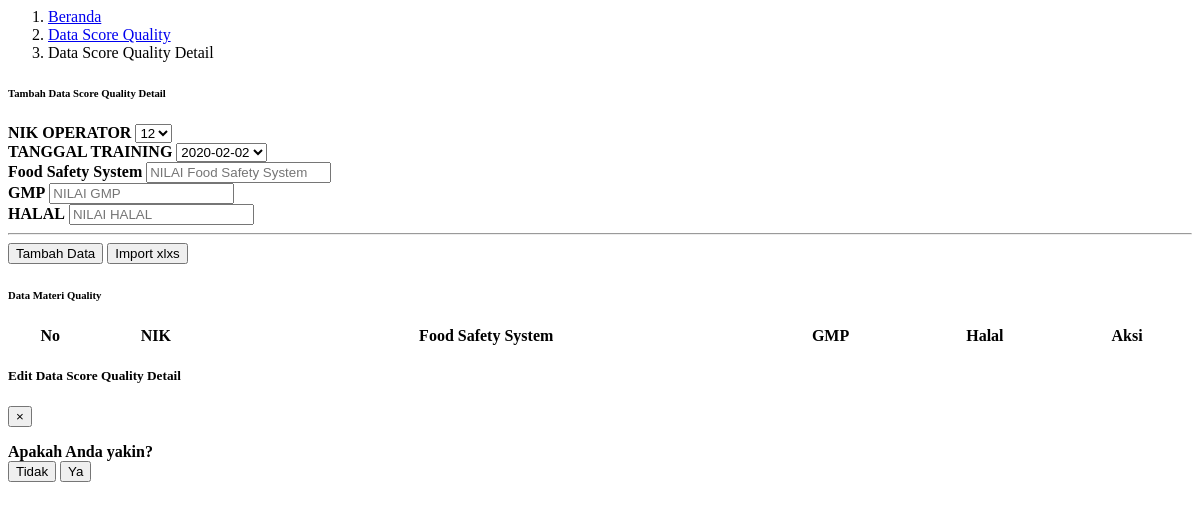
The page /module/admin/dataScoreDetail/dataScoreQualityDetail.php on the database as committed earlier.
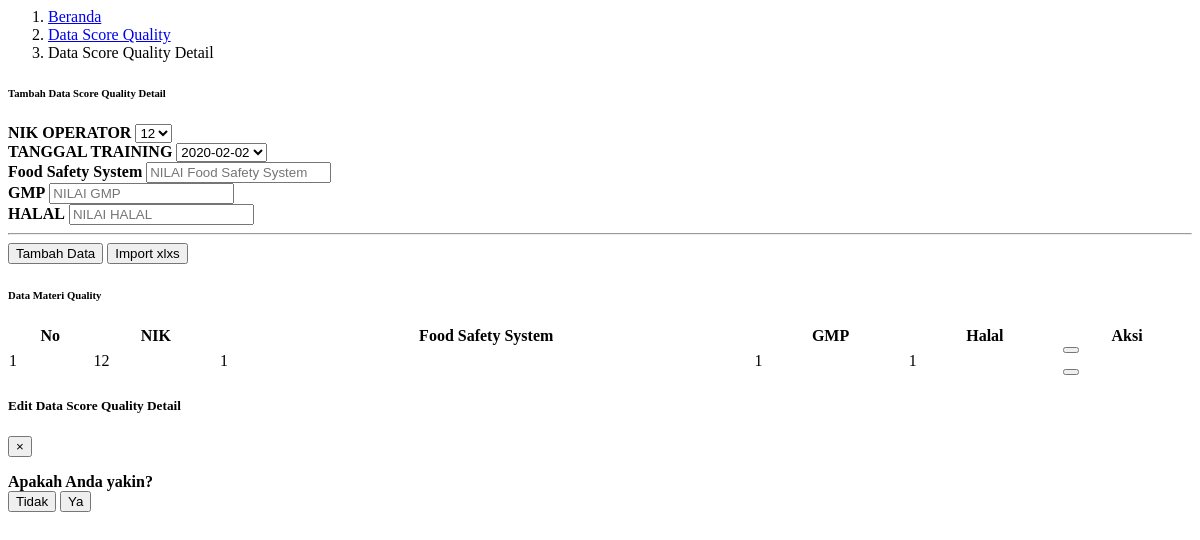
The same page on the database as committed later.
### tables this page shows
CREATE TABLE `tabel_score_quality_detail` (
  `id_score_quality_detail` int(11) NOT NULL,
  `id_score_quality` int(11) NOT NULL,
  `fss` int(11) NOT NULL,
  `gmp` int(11) NOT NULL,
  `halal` int(11) NOT NULL,
  `tanggal_training` date NOT NULL
);

CREATE TABLE `tabel_operator` (
  `id_operator` int(30) NOT NULL,
  `id_user` int(11) NOT NULL,
  `id_jabatan` int(11) NOT NULL,
  `nama` varchar(50) NOT NULL,
  `nik` int(20) NOT NULL,
  `foto` text NOT NULL,
  `jenis_kelamin` enum('Laki-Laki','Perempuan') NOT NULL,
  `waktu_tambah` datetime NOT NULL,
  `waktu_edit` datetime NOT NULL
);

### process/proses_adminDataScoreQualityDetail.php (called while the page is built, shortened)
<?php
    function tampilScoreQuality($con)
    {
        $tampilScoreQuality="SELECT DISTINCT(tsq.id_operator), tsq.id_score_quality ,tsq.*, tp.id_operator, tp.nik FROM tabel_score_quality tsq, tabel_operator tp
        WHERE tsq.id_operator = tp.id_operator GROUP BY tsq.id_operator";
        $resultTampilScoreQuality=mysqli_query($con, $tampilScoreQuality);
        return $resultTampilScoreQuality;
    }
    function tampilScoreQualityDate($con)
    {
        $tampilScoreQualityDate="SELECT DISTINCT(tsq.tanggal_training), tsq.id_score_quality ,tsq.*, tp.id_operator, tp.nik FROM tabel_score_quality tsq, tabel_operator tp
        WHERE tsq.id_operator = tp.id_operator GROUP BY tsq.tanggal_training";
        $resultTampilScoreQualityDate=mysqli_query($con, $tampilScoreQualityDate);
        return $resultTampilScoreQualityDate;
    }
                ?>

### module/admin/dataScoreDetail/dataScoreQualityDetail.php (the view, shortened to what this page needs)
<?php
  include "../config/connection.php";
  include "../process/proses_adminDataScoreQualityDetail.php";
?>
<body>
<div class="container-fluid" id="dataScore">
    <nav aria-label="breadcrumb" class="shadow">
            <ol class="breadcrumb">
                <li class="breadcrumb-item">
                    <a href="index.php?module=home" ><i class="fas fa-fw fa-home"></i>
                        <span>Beranda</span>
                    </a>
                </li>
                <li class="breadcrumb-item" aria-current="page">
                    <a href="index.php?module=dataScoreQuality" >
                        <span>Data Score Quality</span>
                    </a>
                </li>
                <li class="breadcrumb-item active" aria-current="page">
                    <span>Data Score Quality Detail</span>
                </li>
            </ol>
        </nav>
    <div class="card shadow mb-4">
        <div class="card-header py-3">
            <h6 class="m-0 font-weight-bold text-primary">Tambah Data Score Quality Detail</h6>
        </div>
        <div class="card-body">
            <form class="user" action="../process/proses_adminDataScoreQualityDetail.php?module=dataScoreQualityDetail&act=tambah" method="POST" enctype="multipart/form-data">
                <div class ="row">
                    <div class="col-sm-6">
                        <div class="form-group row">
                            <div class="col-sm-12">
                                <label class="col-sm-6 small d-flex flex-column justify-content-center" for="nikOperatorDetail" style="font-weight: bold">NIK OPERATOR</label>
                                <?php
                                    $resultTampilScoreQuality = tampilScoreQuality($con);
                                ?>
                               <select class="custom-select-karyawan" name="nikOperatorDetail">
                                    <?php
                                        if(mysqli_num_rows($resultTampilScoreQuality) > 0){
                                            while($row = mysqli_fetch_assoc($resultTampilScoreQuality)){
                                                echo "<option value='".$row['id_score_quality']."'>".$row['nik']."</option>";
                                            }
                                        }
                                    ?>
                                </select>
                            </div>
                        </div>
                        <div class="form-group row">
                            <div class="col-sm-12">
                                <label class="col-sm-6 small d-flex flex-column justify-content-center" for="tanggalTrainingDetail" style="font-weight: bold">TANGGAL TRAINING</label>
                                <?php
                                    $resultTampilScoreQualityDate = tampilScoreQualityDate($con);
                                ?>
                               <select class="custom-select-karyawan" name="tanggalTrainingDetail">
                                    <?php
                                        if(mysqli_num_rows($resultTampilScoreQualityDate) > 0){
                                            while($row = mysqli_fetch_assoc($resultTampilScoreQualityDate)){
                                                echo "<option value='".$row['tanggal_training']."'>".$row['tanggal_training']."</option>";
                                            }
                                        }
                                    ?>
                                </select>
                            </div>
                        </div>
                    </div>
                    <div class="col-sm-6">
                    <div class="form-group row">
                            <div class="col-sm-12">
                                <label class="col-sm-6 small d-flex flex-column justify-content-center" for="fssDetail" style="font-weight: bold">Food Safety System</label>
                                <input type="number" class="form-control form-control-user" placeholder="NILAI Food Safety System" id="fssDetail" name="fssDetail" required>
                            </div>
                        </div>
                        <div class="form-group row">
                                <div class="col-sm-12">
                                    <label class="col-sm-6 small d-flex flex-column justify-content-center" for="gmpDetail" style="font-weight: bold">GMP</label>
                                    <input type="number" class="form-control form-control-user" placeholder="NILAI GMP" id="gmpDetail" name="gmpDetail" required>
                                </div>
                            </div>
                            <div class="form-group row">
                                <div class="col-sm-12">
                                    <label class="col-sm-6 small d-flex flex-column justify-content-center" for="halalDetail" style="font-weight: bold">HALAL</label>
                                    <input type="number" class="form-control form-control-user" placeholder="NILAI HALAL" id="halalDetail" name="halalDetail" required>
                                </div>
                            </div>
                    </div>
                </div>
                <hr>
                <div class="form-group">
                <button type="submit" class="btn btn-success btn-icon-split mb-2 mb-sm-0" name="tambahDataScoreQualityDetail">
                        <span class="text">Tambah Data</span>
                        </button>
                    <button type="button" class="btn btn-warning btn-icon-split" onclick="location.href='index.php?module=dataScoreQualityDetailImport';">
                                <span class="text">Import xlxs</span>
                            </button>
                </div>
            </form>
        </div>
    </div>
    <div class="card shadow mb-4">
        <div class="card-header py-3">
            <h6 class="m-0 font-weight-bold text-primary">Data Materi Quality</h6>
        </div>
        <div class="card-body">
            <div class="table-responsive">
                <table class="table table-bordered" id="dataTable" width="100%" cellspacing="0">
                    <thead>
                        <tr class="text-center">
                            <th>No</th>
                            <th>NIK</th>
                            <th>Food Safety System</th>
                            <th>GMP</th>
                            <th>Halal</th>
                            <th>Aksi</th>
                        </tr>
                    </thead>
                    <tbody>
                    <?php
                        $queryTampilData = "SELECT tsqd.*, tsq.*, tp.id_operator, tp.nik
                        FROM tabel_score_quality_detail tsqd, tabel_score_quality tsq, tabel_operator tp
                        WHERE tsq.id_operator = tp.id_operator
                        AND tsqd.id_score_quality = tsq.id_score_quality;
                            ";
                        $resultTampilData = mysqli_query($con, $queryTampilData);
                        $index = 1;
                        if(mysqli_num_rows($resultTampilData) > 0){
                            while($rowTampilData = mysqli_fetch_assoc($resultTampilData)){
                    ?>
                        <tr class="text-center" id-score-quality-detail="<?php echo $rowTampilData["id_score_quality_detail"] ?>">
                            <td ><?php echo $index; ?></td>
                            <td class="kategoriMateri"><?php echo $rowTampilData["nik"]; ?></td>
                            <td class="judulMateri"><?php echo $rowTampilData["fss"]; ?></td>
                            <td class="fileMateri"><?php echo $rowTampilData["gmp"]; ?></td>
                            <td class="fileMateri"><?php echo $rowTampilData["halal"]; ?></td>
                            <td>
                                <button type="button" class="btn btn-primary edit-dataScoreQualityDetail-admin mb-2 mb-sm-0" data-toggle="modal" data-target="#editDataScoreQualityDetailModal" id_scoreQualityDetailEdit="<?php echo $rowTampilData["id_score_quality_detail"];?>">
                                </button>
                                <button type="button" class="btn btn-danger hapus-dataScoreQualityDetail-admin" data-toggle="modal" data-target="#hapusDataScoreQualityDetailModal" id_score_quality_detail="<?php echo $rowTampilData["id_score_quality_detail"];?>">
                                </button>
                            </td>
                        </tr>
                    <?php
                        $index++;
                        }
                    ?>
                    <?php
                    }   else{
                    ?>
                        <!-- <div>
                            <p>Data Operator tidak tersedia</p>
                        </div> -->
                    <?php
                    }
                    ?>
                    </tbody>
                </table>
            </div>
        </div>
    </div>
</div>
<div class="modal fade" id="editDataScoreQualityDetailModal" tabindex="-1" role="dialog" aria-labelledby="exampleModalLabel" aria-hidden="true">
    <div class="modal-dialog modal-xl" role="document">
      <div class="modal-content">
        <div class="modal-header d-flex justify-content-center bg-scoreQualityDetail border-0">
          <h5 class="modal-title text-white w-100 text-center">Edit Data Score Quality Detail</h5>
          <button type="button" class="close" data-dismiss="modal" aria-label="Close">
            <span aria-hidden="true">&times;</span>
          </button>
        </div>
      </div>
    </div>
  </div>
    <div class="modal fade" id="hapusDataScoreQualityDetailModal" tabindex="-1" role="dialog" aria-labelledby="exampleModalLabel"
      aria-hidden="true">
      <div class="modal-dialog modal-dialog-centered" role="document">
        <div class="modal-content">
          <form action="../process/proses_adminDataScoreQualityDetail.php?module=dataScoreQualityDetail&act=hapus" method="post">
            <div class="modal-body pt-5 text-center">
              <strong>Apakah Anda yakin?</strong>
            </div>
            <div class="pb-4 pt-4 d-flex justify-content-around">
              <button type="button" class="btn btn-danger mr-4 btn-batal" data-dismiss="modal">Tidak</button>
              <button type="submit" name="hapusDataScoreQualityDetail" class="btn btn-success btn-ok">Ya</button>
            </div>
          </form>
        </div>
      </div>
    </div>
</body>

Rows that differ between the two databases and show on the page:
added tabel_score_quality_detail: tabel_operator.nik "12", fss "1", gmp "1", halal "1"
